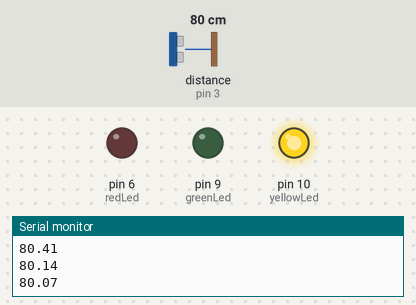
A sketch run on a simulated Arduino Uno, built with avr-gcc and run on an emulated ATmega328P. On the bench: output pins drawn as LEDs (lit = HIGH), the last lines printed to the serial monitor. Wiring (inferred from the names in the program): ultrasonic range finder: trigger pin 4; echo pin 3. Inputs (shaded band) come from the test bench; at power-on: distance to the obstacle (sensor on pin 3) 80 cm. The echo pulse lasts 58.3 µs per cm; pins used as bus, display or sensor lines are not drawn.

Above: at 1.2 s.
1.3 s: distance to the obstacle (sensor on pin 3) set to 2 cm
At 2.1 s:
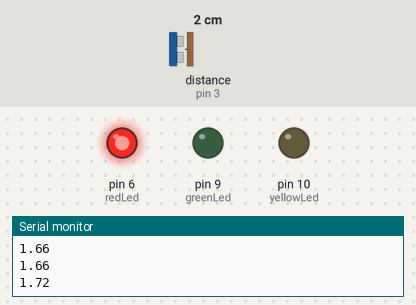
2.8 s: distance to the obstacle (sensor on pin 3) set to 120 cm
At 4.0 s:
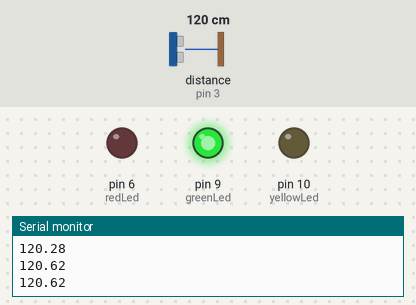
4.3 s: distance to the obstacle (sensor on pin 3) set to 102 cm
5.8 s: distance to the obstacle (sensor on pin 3) set to 95 cm
At 7.0 s:
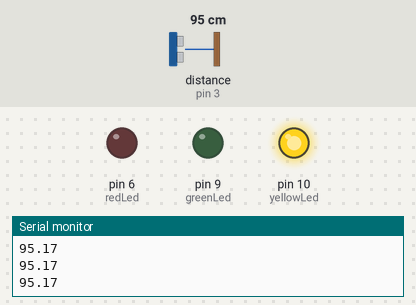
7.3 s: distance to the obstacle (sensor on pin 3) set to 4 cm
At 8.7 s:
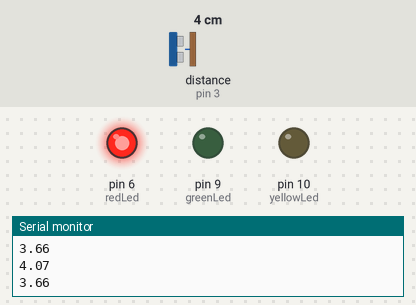
Timing chart, 0 to 9.8 s (numbered marks = the images above; inputs shaded):
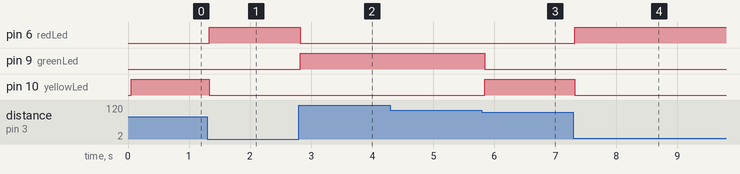

Measured:
- the behaviour switches between 100 and 99 cm on distance to the obstacle (sensor on pin 3) (found by bisection; images 2 and 3)
- after the input at 1.3 s, pin 6 (redLed): LOW → HIGH at once; pin 10 (yellowLed): HIGH → LOW at once
- after the input at 2.8 s, pin 6 (redLed): HIGH → LOW at once; pin 9 (greenLed): LOW → HIGH at once
- after the input at 5.8 s, pin 9 (greenLed): HIGH → LOW at once; pin 10 (yellowLed): LOW → HIGH at once
- after the input at 7.3 s, pin 6 (redLed): LOW → HIGH at once; pin 10 (yellowLed): HIGH → LOW at once

The sketch:

ultrasnoic.ino
```cpp
#include <LiquidCrystal_I2C.h>
#include <wire.h>


#define echoPin 3
#define triggerPin 4
#define greenLed 9
#define yellowLed 10
#define redLed 6

volatile unsigned long t1;
volatile unsigned long t2;
volatile bool echoCheck=false;
unsigned long timeUltrasonic = millis();
int elay=50;

double ultrasonicecho(){

  double duration=t2 - t1; //in microseconds
  double distance=duration/58.0;
  return distance;
}

void pulsecheck(){
  if (digitalRead(echoPin)==HIGH){
    t1=micros();
  }
  else{
    t2=micros();
    echoCheck=true;
  }
}

void ultrasonictrigger(){
  digitalWrite(triggerPin,LOW);
  delayMicroseconds(2);
  digitalWrite(triggerPin,HIGH);
  delayMicroseconds(10);
  digitalWrite(triggerPin,LOW);
}


void setup() {
  Serial.begin(115200);
  pinMode(echoPin,INPUT);
  pinMode(triggerPin,OUTPUT);
  pinMode(redLed,OUTPUT);
  pinMode(yellowLed,OUTPUT);
  pinMode(greenLed,OUTPUT);
  attachInterrupt(digitalPinToInterrupt(echoPin),pulsecheck,CHANGE);

  // put your setup code here, to run once:

}

void loop() {
  unsigned long timeNow=millis();
  if ((timeNow-timeUltrasonic)>elay){
    ultrasonictrigger();
    timeUltrasonic=timeNow;
    Serial.println(ultrasonicecho());
  }
  if(echoCheck){
    echoCheck=false;
  //if ((timeNow-timeUltrasonic)>elay){
  //}
  if (ultrasonicecho()>100){
    digitalWrite(greenLed,HIGH);
    digitalWrite(redLed,LOW);
    digitalWrite(yellowLed,LOW);
  }
  else if((ultrasonicecho()<=100) && (ultrasonicecho()>=20)){
    digitalWrite(greenLed,LOW);
    digitalWrite(redLed,LOW);
    digitalWrite(yellowLed,HIGH);
  }
  else{
    digitalWrite(greenLed,LOW);
    digitalWrite(redLed,HIGH);
    digitalWrite(yellowLed,LOW);
  }
  }
  // put your main code here, to run repeatedly:

}
```
